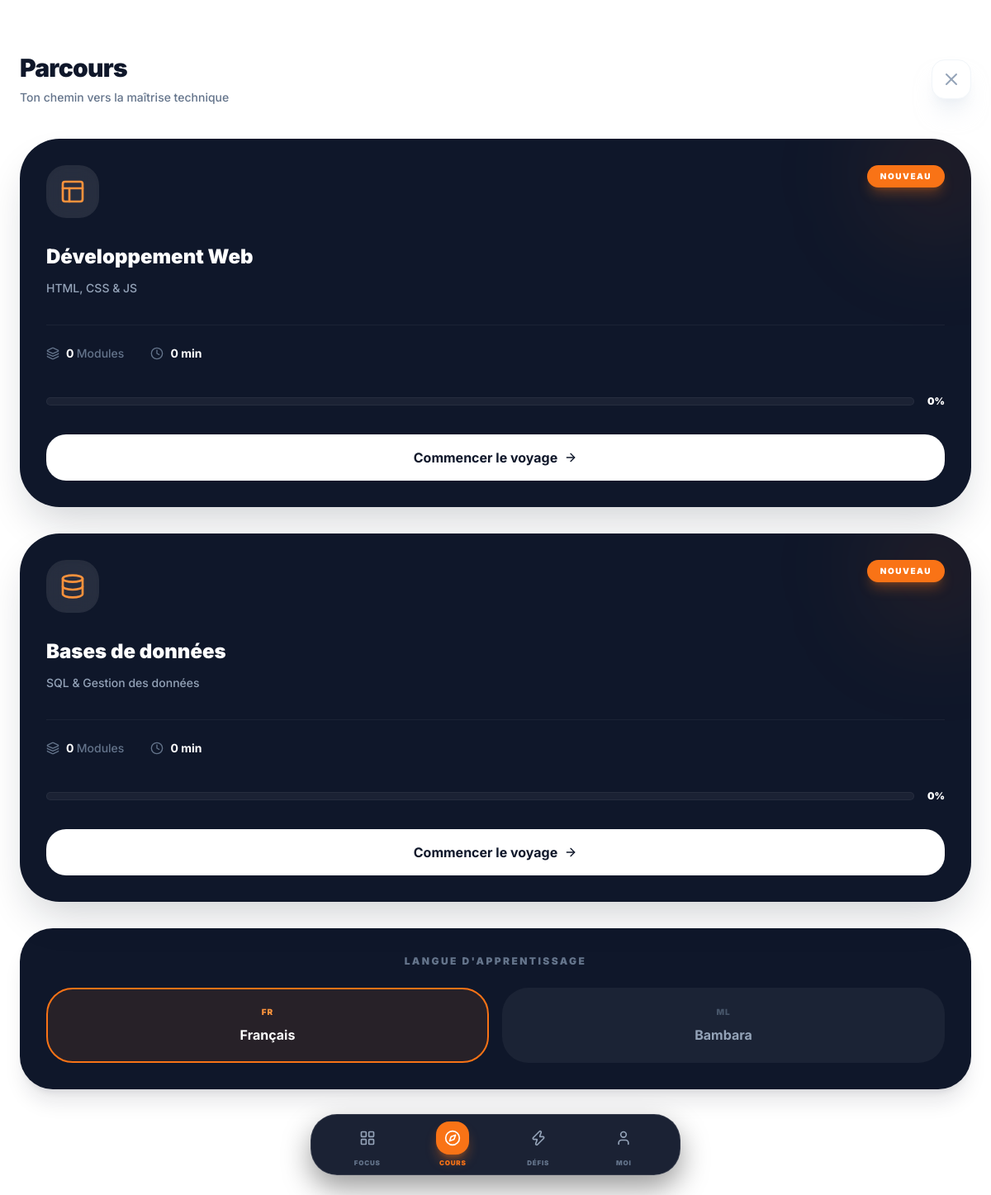
The page /learner/paths.php (signed in) on the database its author committed.
### tables this page shows
CREATE TABLE paths (
    id INT AUTO_INCREMENT PRIMARY KEY,
    title VARCHAR(100) NOT NULL,
    description TEXT,
    icon VARCHAR(50),
    color_hex VARCHAR(7) DEFAULT '#FF6B00',
    is_active BOOLEAN DEFAULT TRUE
);

### learner/paths.php (the view, shortened to what this page needs)
<?php
require_once '../config/db.php';
$user_id = $_SESSION['user_id'];
$stmt = $pdo->prepare("
    SELECT p.*,
           COUNT(DISTINCT m.id) as total_modules,
           COUNT(DISTINCT l.id) as total_lessons,
           COUNT(DISTINCT up.lesson_id) as completed_lessons
    FROM paths p
    LEFT JOIN modules m ON m.path_id = p.id
    LEFT JOIN lessons l ON l.module_id = m.id
    LEFT JOIN user_progress up ON up.lesson_id = l.id AND up.user_id = ?
    GROUP BY p.id
");
$stmt->execute([$user_id]);
$paths_db = $stmt->fetchAll();
$paths = [];
foreach ($paths_db as $p) {
    $progress = ($p['total_lessons'] > 0) ? round(($p['completed_lessons'] / $p['total_lessons']) * 100) : 0;
    $paths[] = [
        'id' => $p['id'],
        'title' => $p['title'],
        'subtitle' => $p['description'],
        'modules' => $p['total_modules'],
        'lessons' => $p['total_lessons'],
        'duration' => ($p['total_lessons'] * 15) . ' min',
        'progress' => $progress,
        'color' => ($p['id'] % 2 == 0) ? 'from-emerald-900 via-emerald-800 to-teal-900' : 'from-blue-600 to-indigo-900',
        'status' => $progress > 0 ? 'En cours' : 'Nouveau',
        'is_active' => (bool)$p['is_active']
    ];
}
include '../includes/header.php';
?>
<body class="pb-32">
    <div class="px-6 pt-16 pb-10 flex justify-between items-center">
        <div>
            <h1 class="text-3xl font-black text-slate-900 tracking-tight mb-2">Parcours</h1>
            <p class="text-slate-500 text-sm font-medium">Ton chemin vers la maîtrise technique</p>
        </div>
        <a href="dashboard.php" class="w-12 h-12 bg-white shadow-xl shadow-slate-200/50 border border-slate-100 rounded-2xl flex items-center justify-center text-slate-400 hover:text-orange-500 transition-colors">
            <i data-lucide="x" class="w-6 h-6"></i>
        </a>
    </div>
    <div class="px-6 space-y-8">
        <?php if(empty($paths)): ?>
            <div class="bg-white rounded-[2.5rem] p-12 text-center border border-dashed border-slate-200">
                <i data-lucide="layers" class="w-12 h-12 text-slate-200 mx-auto mb-4"></i>
                <p class="text-slate-400 font-medium italic">Aucun parcours disponible pour le moment.</p>
            </div>
        <?php else: ?>
            <?php foreach($paths as $path): ?>
            <div class="path-card relative overflow-hidden rounded-[3rem] p-8 text-white <?php echo $path['is_active'] ? 'bg-slate-900' : 'bg-slate-100 border-2 border-slate-200 shadow-none'; ?> shadow-2xl shadow-slate-900/20">
                <?php if($path['is_active']): ?>
                    <div class="absolute -right-10 -top-10 w-40 h-40 bg-orange-500/10 rounded-full blur-3xl"></div>
                <?php endif; ?>
                <div class="flex justify-between items-start mb-8 relative z-10">
                    <div class="w-16 h-16 <?php echo $path['is_active'] ? 'bg-white/10' : 'bg-slate-200'; ?> backdrop-blur-md rounded-[1.5rem] flex items-center justify-center shadow-inner">
                        <i data-lucide="<?php echo $path['is_active'] ? (($path['id'] % 2 == 0) ? 'database' : 'layout') : 'lock'; ?>" class="w-8 h-8 <?php echo $path['is_active'] ? 'text-orange-400' : 'text-slate-400'; ?>"></i>
                    </div>
                    <?php if($path['is_active']): ?>
                        <div class="bg-orange-500 px-4 py-1.5 rounded-full text-[10px] font-black uppercase tracking-[0.15em] shadow-lg shadow-orange-500/30">
                            <?php echo $path['status']; ?>
                        </div>
                    <?php else: ?>
                        <div class="bg-slate-400 px-4 py-1.5 rounded-full text-[10px] font-black uppercase tracking-[0.15em]">
                            Indisponible
                        </div>
                    <?php endif; ?>
                </div>
                <h2 class="text-2xl font-black mb-3 leading-tight <?php echo $path['is_active'] ? 'text-white' : 'text-slate-400'; ?>"><?php echo htmlspecialchars($path['title']); ?></h2>
                <p class="<?php echo $path['is_active'] ? 'text-slate-400' : 'text-slate-300'; ?> text-sm mb-8 font-medium leading-relaxed">
                    <?php if($path['is_active']): ?>
                        <?php echo htmlspecialchars($path['subtitle']); ?>
                    <?php else: ?>
                        Cette formation est indisponible pour le moment. Nos équipes travaillent dessus pour vous offrir la meilleure expérience possible.
                    <?php endif; ?>
                </p>
                <?php if($path['is_active']): ?>
                    <div class="flex gap-8 mb-10 border-t border-white/5 pt-6">
                        <div class="flex items-center gap-2">
                            <i data-lucide="layers" class="w-4 h-4 text-slate-500"></i>
                            <span class="text-sm font-bold"><?php echo $path['modules']; ?> <span class="text-slate-500 font-medium">Modules</span></span>
                        </div>
                        <div class="flex items-center gap-2">
                            <i data-lucide="clock" class="w-4 h-4 text-slate-500"></i>
                            <span class="text-sm font-bold"><?php echo $path['duration']; ?></span>
                        </div>
                    </div>
                    <div class="flex items-center gap-4">
                        <div class="flex-1 bg-white/5 h-2.5 rounded-full overflow-hidden border border-white/5">
                        </div>
                        <span class="text-white font-black text-xs"><?php echo $path['progress']; ?>%</span>
                    </div>
                    <a href="course_details.php?id=<?php echo $path['id']; ?>" class="mt-8 w-full bg-white text-slate-900 font-bold py-4 rounded-[1.5rem] flex items-center justify-center gap-2 hover:bg-orange-500 hover:text-white transition-all group">
                        <?php echo $path['progress'] > 0 ? 'Reprendre' : 'Commencer le voyage'; ?>
                        <i data-lucide="arrow-right" class="w-4 h-4 group-hover:translate-x-1 transition-transform"></i>
                    </a>
                <?php endif; ?>
            </div>
            <?php endforeach; ?>
        <?php endif; ?>
        <div class="bg-slate-900 rounded-[2.5rem] p-8 shadow-xl shadow-slate-900/10">
            <h3 class="text-xs font-black text-slate-500 mb-6 text-center uppercase tracking-[0.2em]">Langue d'apprentissage</h3>
            <div class="grid grid-cols-2 gap-4">
                <button class="flex flex-col items-center gap-2 py-5 rounded-[2rem] border-2 border-orange-500 bg-orange-500/10 text-white font-bold transition-all">
                    <span class="text-[10px] text-orange-400 font-black tracking-widest uppercase">FR</span>
                    Français
                </button>
                <button class="flex flex-col items-center gap-2 py-5 rounded-[2rem] border-2 border-transparent bg-white/5 text-slate-400 font-bold hover:bg-white/10 transition-all">
                    <span class="text-[10px] text-slate-600 font-black tracking-widest uppercase">ML</span>
                    Bambara
                </button>
            </div>
        </div>
    </div>
    <?php include '../includes/bottom_nav.php'; ?>
</body>
</html>

### includes/header.php (style rules this page uses)
body { font-family: 'Inter', sans-serif; -webkit-tap-highlight-color: transparent; }
html, body { max-width: 100vw; overflow-x: hidden; }

### rows shown on the page
paths: is_active 1 (drawn), status "NOUVEAU", title "Développement Web", description "HTML, CSS & JS", modules "0", duration "0 min", progress "0"
paths: is_active 1 (drawn), status "NOUVEAU", title "Bases de données", description "SQL & Gestion des données", modules "0", duration "0 min", progress "0"
